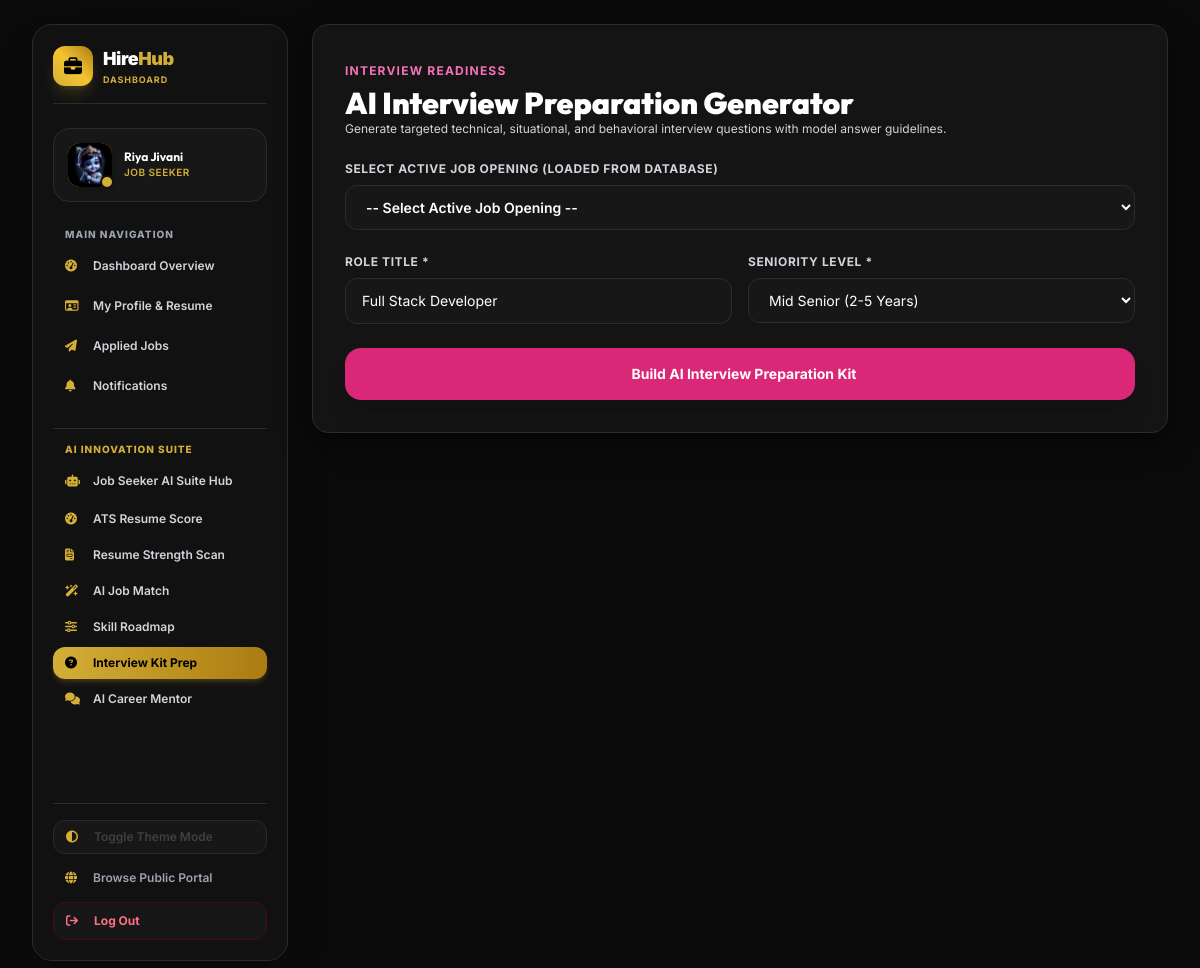
The page /ai/interview-generator/ (signed in) on the database its author committed.
### accounts/models.py (models this page shows, shortened)
class User(AbstractUser):
    ROLE_CHOICES = (
        ('jobseeker', 'Job Seeker'),
        ('employer', 'Employer'),
        ('admin', 'Admin'),
    )
    role = models.CharField(max_length=20, choices=ROLE_CHOICES, default='jobseeker')
    phone = models.CharField(max_length=20, blank=True, null=True)
    avatar = models.ImageField(upload_to='avatars/', blank=True, null=True)
    is_verified = models.BooleanField(default=False)
    bio = models.TextField(blank=True, null=True)
    created_at = models.DateTimeField(auto_now_add=True)
    @property
    def is_jobseeker(self):
        return self.role == 'jobseeker'
    @property
    def is_employer(self):
        return self.role == 'employer'

### ai_features/views.py (the view, shortened to what this page needs)
# urls.py: path('interview-generator/', views.ai_interview_generator_view, name='ai_interview_generator'),
@login_required
def ai_interview_generator_view(request):
    active_jobs = Job.objects.filter(status='active').select_related('company', 'category')
    selected_job_id = request.POST.get('job_id') or request.GET.get('job_id')
    selected_job = Job.objects.filter(id=selected_job_id).first() if selected_job_id else None
    role_title = request.POST.get('role_title', selected_job.title if selected_job else 'Full Stack Developer').strip()
    experience_level = request.POST.get('experience_level', 'mid')
    questions_kit = None
    return render(request, 'ai_features/interview_generator.html', {
        'active_jobs': active_jobs,
        'selected_job': selected_job,
        'selected_job_id': str(selected_job_id) if selected_job_id else "",
        'role_title': role_title,
        'experience_level': experience_level,
        'questions_kit': questions_kit
    })

### templates/ai_features/interview_generator.html (shortened to what this page needs)
{% extends 'base/dashboard_base.html' %}
{% block dashboard_content %}
<div class="space-y-6">
    <div class="glass-card p-8 rounded-3xl shadow-2xl space-y-6">
        <div>
            <span class="text-xs font-bold uppercase tracking-widest text-pink-600 dark:text-pink-400">Interview Readiness</span>
            <h1 class="text-3xl font-black text-slate-900 dark:text-white mt-1">AI Interview Preparation Generator</h1>
            <p class="text-xs text-slate-500">Generate targeted technical, situational, and behavioral interview questions with model answer guidelines.</p>
        </div>
        <form method="POST" class="space-y-6">
            <div>
                <label class="block text-xs font-bold uppercase tracking-wider text-slate-500 mb-2">Select Active Job Opening (Loaded from Database)</label>
                <select name="job_id" id="jobSelect" class="w-full px-4 py-3 rounded-xl border border-slate-200 dark:border-slate-700 bg-white/70 dark:bg-slate-800/70 text-sm dark:text-white font-semibold">
                    {% if active_jobs %}
                    <option value="" data-title="">-- Select Active Job Opening --</option>
                    {% else %}
                    <option value="" disabled selected>No Active Job Openings Available</option>
                    {% endif %}
                </select>
            </div>
            <div class="grid grid-cols-1 md:grid-cols-2 gap-4">
                <div>
                    <label class="block text-xs font-bold uppercase tracking-wider text-slate-500 mb-2">Role Title *</label>
                    <input type="text" name="role_title" id="roleTitleInput" value="{{ role_title }}" required placeholder="e.g. Senior Backend Developer" class="w-full px-4 py-3 rounded-xl border border-slate-200 dark:border-slate-700 bg-white/70 dark:bg-slate-800/70 text-sm dark:text-white">
                </div>
                <div>
                    <label class="block text-xs font-bold uppercase tracking-wider text-slate-500 mb-2">Seniority Level *</label>
                    <select name="experience_level" class="w-full px-4 py-3 rounded-xl border border-slate-200 dark:border-slate-700 bg-white/70 dark:bg-slate-800/70 text-sm dark:text-white">
                        <option value="mid" {% if experience_level == 'mid' or not experience_level %}selected{% endif %}>Mid Senior (2-5 Years)</option>
                    </select>
                </div>
            </div>
            <button type="submit" class="w-full py-4 rounded-2xl bg-pink-600 hover:bg-pink-700 text-white font-bold text-sm shadow-xl transition flex items-center justify-center space-x-2">
                <span>Build AI Interview Preparation Kit</span>
            </button>
        </form>
    </div>
</div>
{% endblock %}

### templates/components/sidebar.html (shortened to what this page needs)
<aside class="w-full lg:w-64 bg-[#111111] backdrop-blur-xl border border-[#2C2C2C] rounded-3xl p-5 shadow-2xl space-y-6 flex flex-col justify-between min-h-[calc(100vh-2rem)] sticky top-4">
    <div class="space-y-6">
        <div class="flex items-center justify-between pb-4 border-b border-[#2C2C2C]">
            <a href="{% url 'home' %}" class="flex items-center space-x-2.5">
                <div class="w-10 h-10 rounded-xl bg-gradient-to-tr from-[#D4AF37] via-[#F4C430] to-[#AA7C11] flex items-center justify-center text-black shadow-lg shadow-[#D4AF37]/20">
                    <i class="fa-solid fa-briefcase text-lg"></i>
                </div>
                <div>
                    <span class="text-lg font-black tracking-tight text-white">Hire<span class="text-[#D4AF37]">Hub</span></span>
                    <span class="block text-[9px] font-bold text-[#D4AF37] uppercase tracking-widest">Dashboard</span>
                </div>
            </a>
        </div>
        <div class="bg-[#171717] p-3.5 rounded-2xl border border-[#2C2C2C] flex items-center space-x-3">
            <div class="relative">
                <div class="w-11 h-11 rounded-xl bg-gradient-to-tr from-[#D4AF37] to-[#AA7C11] flex items-center justify-center text-black font-extrabold text-sm shadow-md">
                    {% if user.avatar %}
                        <img src="{{ user.avatar.url }}" class="w-11 h-11 rounded-xl object-cover" alt="Profile">
                    {% else %}
                        {{ user.username|slice:":2"|upper }}
                    {% endif %}
                </div>
                <span class="absolute -bottom-0.5 -right-0.5 w-3.5 h-3.5 bg-[#D4AF37] border-2 border-[#111111] rounded-full"></span>
            </div>
            <div class="flex-1 min-w-0">
                <h4 class="font-bold text-white text-xs truncate">{{ user.get_full_name|default:user.username }}</h4>
                <p class="text-[10px] text-[#D4AF37] font-semibold uppercase tracking-wider">{{ user.get_role_display }}</p>
            </div>
        </div>
        <div class="space-y-1 text-xs font-semibold">
            <p class="px-3 text-[10px] font-extrabold uppercase tracking-widest text-slate-400 mb-1.5">Main Navigation</p>
            <a href="{% url 'dashboard_redirect' %}" class="flex items-center space-x-3 px-3 py-2.5 rounded-xl transition {% if request.resolver_match.url_name == 'jobseeker_dashboard' or request.resolver_match.url_name == 'employer_dashboard' or request.resolver_match.url_name == 'admin_dashboard' %}bg-gradient-to-r from-[#D4AF37] to-[#AA7C11] text-black font-bold shadow-md shadow-[#D4AF37]/20{% else %}hover:bg-[#171717] text-slate-300 hover:text-[#D4AF37]{% endif %}">
                <i class="fa-solid fa-gauge-high w-4 {% if request.resolver_match.url_name == 'jobseeker_dashboard' or request.resolver_match.url_name == 'employer_dashboard' or request.resolver_match.url_name == 'admin_dashboard' %}text-black{% else %}text-[#D4AF37]{% endif %}"></i>
                <span>Dashboard Overview</span>
            </a>
            {% if user.is_jobseeker %}
            <a href="{% url 'profile' %}" class="flex items-center space-x-3 px-3 py-2.5 rounded-xl transition {% if request.resolver_match.url_name == 'profile' or request.resolver_match.url_name == 'profile_edit' %}bg-gradient-to-r from-[#D4AF37] to-[#AA7C11] text-black font-bold shadow-md shadow-[#D4AF37]/20{% else %}hover:bg-[#171717] text-slate-300 hover:text-[#D4AF37]{% endif %}">
                <i class="fa-regular fa-id-card w-4 {% if request.resolver_match.url_name == 'profile' or request.resolver_match.url_name == 'profile_edit' %}text-black{% else %}text-[#D4AF37]{% endif %}"></i>
                <span>My Profile & Resume</span>
            </a>
            <a href="{% url 'my_applications' %}" class="flex items-center space-x-3 px-3 py-2.5 rounded-xl transition {% if request.resolver_match.url_name == 'my_applications' %}bg-gradient-to-r from-[#D4AF37] to-[#AA7C11] text-black font-bold shadow-md shadow-[#D4AF37]/20{% else %}hover:bg-[#171717] text-slate-300 hover:text-[#D4AF37]{% endif %}">
                <i class="fa-solid fa-paper-plane w-4 {% if request.resolver_match.url_name == 'my_applications' %}text-black{% else %}text-[#D4AF37]{% endif %}"></i>
                <span>Applied Jobs</span>
            </a>
            <a href="{% url 'notification_list' %}" class="flex items-center justify-between px-3 py-2.5 rounded-xl transition {% if request.resolver_match.url_name == 'notification_list' %}bg-gradient-to-r from-[#D4AF37] to-[#AA7C11] text-black font-bold shadow-md shadow-[#D4AF37]/20{% else %}hover:bg-[#171717] text-slate-300 hover:text-[#D4AF37]{% endif %}">
                <div class="flex items-center space-x-3">
                    <i class="fa-solid fa-bell w-4 {% if request.resolver_match.url_name == 'notification_list' %}text-black{% else %}text-[#D4AF37]{% endif %}"></i>
                    <span>Notifications</span>
                </div>
            </a>
            {% endif %}
        </div>
        <div class="space-y-1 text-xs font-semibold pt-3 border-t border-[#2C2C2C]">
            <p class="px-3 text-[10px] font-extrabold uppercase tracking-widest text-[#D4AF37] mb-1.5 flex items-center justify-between">
                <span>AI Innovation Suite</span>
            </p>
            {% if user.is_jobseeker %}
            <a href="{% url 'seeker_ai_hub' %}" class="flex items-center space-x-3 px-3 py-2.5 rounded-xl transition {% if request.resolver_match.url_name == 'seeker_ai_hub' %}bg-gradient-to-r from-[#D4AF37] to-[#AA7C11] text-black font-bold shadow-md shadow-[#D4AF37]/20{% else %}hover:bg-[#171717] text-slate-300 hover:text-[#D4AF37]{% endif %}">
                <i class="fa-solid fa-robot w-4 {% if request.resolver_match.url_name == 'seeker_ai_hub' %}text-black{% else %}text-[#D4AF37]{% endif %}"></i>
                <span>Job Seeker AI Suite Hub</span>
            </a>
            {% endif %}
            {% if user.is_jobseeker %}
            <a href="{% url 'ai_ats_score' %}" class="flex items-center space-x-3 px-3 py-2 rounded-xl transition {% if request.resolver_match.url_name == 'ai_ats_score' %}bg-gradient-to-r from-[#D4AF37] to-[#AA7C11] text-black font-bold shadow-md shadow-[#D4AF37]/20{% else %}hover:bg-[#171717] text-slate-300 hover:text-[#D4AF37]{% endif %}">
                <i class="fa-solid fa-gauge-high w-4 {% if request.resolver_match.url_name == 'ai_ats_score' %}text-black{% else %}text-[#D4AF37]{% endif %}"></i>
                <span>ATS Resume Score</span>
            </a>
            <a href="{% url 'ai_resume_analyzer' %}" class="flex items-center space-x-3 px-3 py-2 rounded-xl transition {% if request.resolver_match.url_name == 'ai_resume_analyzer' %}bg-gradient-to-r from-[#D4AF37] to-[#AA7C11] text-black font-bold shadow-md shadow-[#D4AF37]/20{% else %}hover:bg-[#171717] text-slate-300 hover:text-[#D4AF37]{% endif %}">
                <i class="fa-solid fa-file-invoice w-4 {% if request.resolver_match.url_name == 'ai_resume_analyzer' %}text-black{% else %}text-[#D4AF37]{% endif %}"></i>
                <span>Resume Strength Scan</span>
            </a>
            <a href="{% url 'ai_job_recommendation' %}" class="flex items-center space-x-3 px-3 py-2 rounded-xl transition {% if request.resolver_match.url_name == 'ai_job_recommendation' %}bg-gradient-to-r from-[#D4AF37] to-[#AA7C11] text-black font-bold shadow-md shadow-[#D4AF37]/20{% else %}hover:bg-[#171717] text-slate-300 hover:text-[#D4AF37]{% endif %}">
                <i class="fa-solid fa-wand-magic-sparkles w-4 {% if request.resolver_match.url_name == 'ai_job_recommendation' %}text-black{% else %}text-[#D4AF37]{% endif %}"></i>
                <span>AI Job Match</span>
            </a>
            <a href="{% url 'ai_skill_gap' %}" class="flex items-center space-x-3 px-3 py-2 rounded-xl transition {% if request.resolver_match.url_name == 'ai_skill_gap' %}bg-gradient-to-r from-[#D4AF37] to-[#AA7C11] text-black font-bold shadow-md shadow-[#D4AF37]/20{% else %}hover:bg-[#171717] text-slate-300 hover:text-[#D4AF37]{% endif %}">
                <i class="fa-solid fa-sliders w-4 {% if request.resolver_match.url_name == 'ai_skill_gap' %}text-black{% else %}text-[#D4AF37]{% endif %}"></i>
                <span>Skill Roadmap</span>
            </a>
            <a href="{% url 'ai_interview_generator' %}" class="flex items-center space-x-3 px-3 py-2 rounded-xl transition {% if request.resolver_match.url_name == 'ai_interview_generator' %}bg-gradient-to-r from-[#D4AF37] to-[#AA7C11] text-black font-bold shadow-md shadow-[#D4AF37]/20{% else %}hover:bg-[#171717] text-slate-300 hover:text-[#D4AF37]{% endif %}">
                <i class="fa-solid fa-circle-question w-4 {% if request.resolver_match.url_name == 'ai_interview_generator' %}text-black{% else %}text-[#D4AF37]{% endif %}"></i>
                <span>Interview Kit Prep</span>
            </a>
            <a href="{% url 'ai_career_chatbot' %}" class="flex items-center space-x-3 px-3 py-2 rounded-xl transition {% if request.resolver_match.url_name == 'ai_career_chatbot' %}bg-gradient-to-r from-[#D4AF37] to-[#AA7C11] text-black font-bold shadow-md shadow-[#D4AF37]/20{% else %}hover:bg-[#171717] text-slate-300 hover:text-[#D4AF37]{% endif %}">
                <i class="fa-solid fa-comments w-4 {% if request.resolver_match.url_name == 'ai_career_chatbot' %}text-black{% else %}text-[#D4AF37]{% endif %}"></i>
                <span>AI Career Mentor</span>
            </a>
            {% endif %}
        </div>
    </div>
    <div class="pt-4 border-t border-[#2C2C2C] space-y-2 text-xs font-semibold">
        <button type="button" onclick="toggleTheme()" class="w-full flex items-center space-x-3 px-3 py-2 rounded-xl bg-slate-100 dark:bg-[#171717] border border-slate-200 dark:border-[#2C2C2C] text-slate-700 dark:text-slate-300 hover:text-[#D4AF37] transition text-left">
            <i class="fa-solid fa-circle-half-stroke w-4 text-[#D4AF37]"></i>
            <span>Toggle Theme Mode</span>
        </button>
        <a href="{% url 'home' %}" class="flex items-center space-x-3 px-3 py-2 rounded-xl hover:bg-[#171717] text-slate-400 hover:text-[#D4AF37] transition">
            <i class="fa-solid fa-globe w-4 text-[#D4AF37]"></i>
            <span>Browse Public Portal</span>
        </a>
        <form method="post" action="{% url 'logout' %}" class="w-full">
            <button type="submit" class="w-full flex items-center space-x-3 px-3 py-2.5 rounded-xl bg-[#171717] border border-rose-950 text-rose-400 font-bold hover:bg-rose-950/40 transition text-left">
                <i class="fa-solid fa-arrow-right-from-bracket w-4"></i>
                <span>Log Out</span>
            </button>
        </form>
    </div>
</aside>

### rows shown on the page
User: avatar (picture), get_full_name "Riya Jivani", role "JOB SEEKER"
